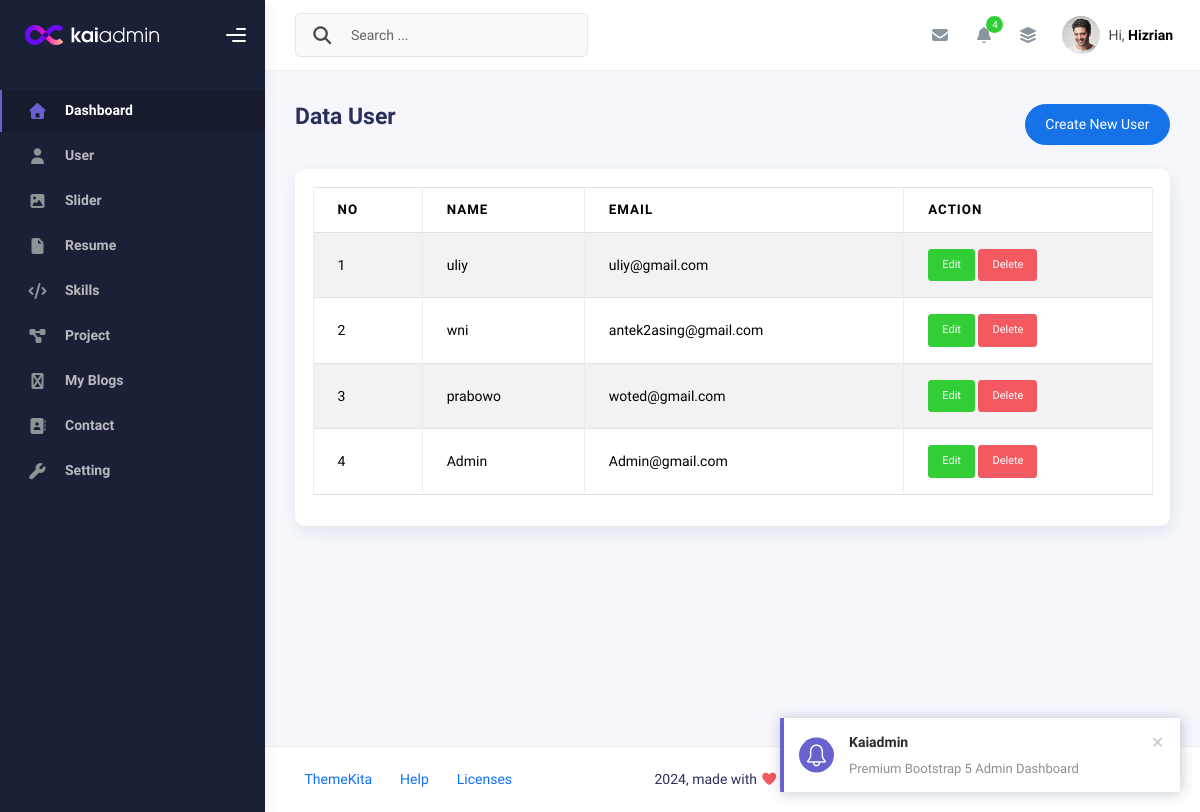
Page /admin/app.php?page=user (signed in) on the committed database.
### tables this page shows
CREATE TABLE `users` (
  `id` int(9) NOT NULL,
  `name` varchar(50) DEFAULT NULL,
  `email` varchar(50) DEFAULT NULL,
  `password` varchar(255) DEFAULT NULL
);

### admin/user.php (the view, shortened to what this page needs)
<?php
$query = mysqli_query($conn, "SELECT * FROM users ORDER BY id DESC");
$rows = mysqli_fetch_all($query, MYSQLI_ASSOC);
?>
<div
  class="d-flex align-items-left align-items-md-center flex-column flex-md-row pt-2 pb-4">
    <div>
      <h3 class="fw-bold mb-3">Data User</h3>
    </div>
    <div class="ms-md-auto py-2 py-md-0">
    <a href="app.php?page=create-user" class="btn btn-primary btn-round">Create New User</a>
</div>
</div>
          <div class="row">
            <div class="col-sm-6 col-md-12">
              <div class="card">
                <div class="card-body">
                  <table class="table table-bordered table-striped" id="myTable">
                    <thead>
                      <tr>
                        <th>No</th>
                        <th>Name</th>
                        <th>Email</th>
                        <th>Action</th>
                      </tr>
                    </thead>
                    <tb>
                      <?php
                      foreach ($rows as $index => $row): ?>
                      <tr>
                        <td><?php echo $index += 1 ?></td>
                        <td><?php echo $row ['name']  ?></td>
                        <td><?php echo $row ['email'] ?></td>
                        <td>
                          <a class="btn btn-success btn-sm"
                          href="app.php?page=create-user&edit=<?php echo $row['id']?>
                          ">Edit </a>
                          <a onclick="return confirm('Are you sure wanna delete this data?')" class="btn btn-danger btn-sm"
                          href="app.php?page=user&delete=<?php echo $row['id']?>">Delete</a>
                        </td>
                      </tr>
                      <?php endforeach ?>
                    </tb>
                  </table>
                </div>
              </div>
            </div>
          </div>

### rows in the picture
users: index "1", name "uliy", email "uliy@gmail.com"
users: index "2", name "wni", email "antek2asing@gmail.com"
users: index "3", name "prabowo", email "woted@gmail.com"
users: index "4", name "Admin", email "Admin@gmail.com"
